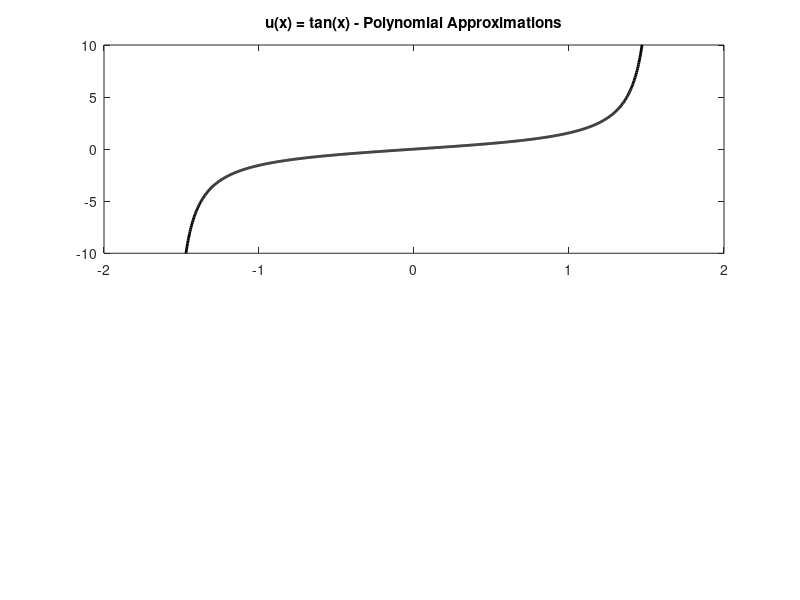

Source code (MATLAB): (Note: this script raises an error after producing the figure.)
function least_squares_tan_x()
    % Define the function
    u = @(x) tan(x);
    
    % Define the domain
    domain = [-pi/2, pi/2];
    
    % Define the degrees for approximation
    degrees = [2, 4, 6, 8];
    
    % Plot the function and its approximations
    plot_approximations(u, 'u(x) = tan(x)', domain, degrees);
    
    % Compute and display error metrics
    compute_error_metrics(u, domain, degrees);
end

function plot_approximations(f, f_name, domain, degrees)
    figure('Name', f_name, 'NumberTitle', 'off', 'Position', [100, 100, 1200, 800]);
    
    % Exclude the endpoints to avoid infinite values
    x = linspace(domain(1) + 0.01, domain(2) - 0.01, 1000);
    y = f(x);
    
    % Plot original function
    subplot(2, 1, 1);
    plot(x, y, 'k-', 'LineWidth', 2);
    hold on;
    title([f_name, ' - Polynomial Approximations']);
    ylim([-10, 10]);  % Limit y-axis for better visibility
    
    % Compute and plot polynomial approximations
    for n = degrees
        coeffs = least_squares_polynomial(f, domain(1), domain(2), n);
        y_approx = polyval(flip(coeffs), x);
        plot(x, y_approx, 'LineWidth', 1.5);
    end
    
    legend(['Original', arrayfun(@(n) ['n = ', num2str(n)], degrees, 'UniformOutput', false)]);
    hold off;
    
    % Plot original function
    subplot(2, 1, 2);
    plot(x, y, 'k-', 'LineWidth', 2);
    hold on;
    title([f_name, ' - Trigonometric Approximations']);
    ylim([-10, 10]);  % Limit y-axis for better visibility
    
    % Compute and plot trigonometric approximations
    for n = degrees
        coeffs = least_squares_trig(f, domain(1), domain(2), n);
        y_approx = trig_approx(coeffs, x, domain(1), domain(2));
        plot(x, y_approx, 'LineWidth', 1.5);
    end
    
    legend(['Original', arrayfun(@(n) ['n = ', num2str(n)], degrees, 'UniformOutput', false)]);
    hold off;
end

function coeffs = least_squares_polynomial(f, a, b, n)
    % Create the matrix A and vector b
    A = zeros(n+1, n+1);
    b = zeros(n+1, 1);
    
    for i = 1:n+1
        for j = 1:n+1
            A(i,j) = integral(@(x) x.^(i+j-2), a, b);
        end
        b(i) = integral(@(x) f(x) .* x.^(i-1), a, b, 'ArrayValued', true);
    end
    
    % Solve the system Ax = b
    coeffs = A \ b;
end

function coeffs = least_squares_trig(f, a, b, n)
    % Create the matrix A and vector b
    A = zeros(2*n+1, 2*n+1);
    b = zeros(2*n+1, 1);
    
    L = (b - a) / 2;
    c = (a + b) / 2;
    
    for i = 1:2*n+1
        for j = 1:2*n+1
            if i == 1 && j == 1
                A(i,j) = 2*L;
            elseif i <= n+1 && j <= n+1
                A(i,j) = integral(@(x) cos((i-1)*pi*x/L) .* cos((j-1)*pi*x/L), -L, L);
            elseif i <= n+1 && j > n+1
                A(i,j) = integral(@(x) cos((i-1)*pi*x/L) .* sin((j-n-1)*pi*x/L), -L, L);
            elseif i > n+1 && j <= n+1
                A(i,j) = integral(@(x) sin((i-n-1)*pi*x/L) .* cos((j-1)*pi*x/L), -L, L);
            else
                A(i,j) = integral(@(x) sin((i-n-1)*pi*x/L) .* sin((j-n-1)*pi*x/L), -L, L);
            end
        end
        
        if i == 1
            b(i) = integral(@(x) f(x+c), -L+0.01, L-0.01, 'ArrayValued', true);
        elseif i <= n+1
            b(i) = integral(@(x) f(x+c) .* cos((i-1)*pi*x/L), -L+0.01, L-0.01, 'ArrayValued', true);
        else
            b(i) = integral(@(x) f(x+c) .* sin((i-n-1)*pi*x/L), -L+0.01, L-0.01, 'ArrayValued', true);
        end
    end
    
    % Solve the system Ax = b
    coeffs = A \ b;
end

function y = trig_approx(coeffs, x, a, b)
    n = (length(coeffs) - 1) / 2;
    L = (b - a) / 2;
    c = (a + b) / 2;
    x_shifted = x - c;
    
    y = coeffs(1) / 2;
    for k = 1:n
        y = y + coeffs(k+1) * cos(k*pi*x_shifted/L) + coeffs(n+k+1) * sin(k*pi*x_shifted/L);
    end
end

function compute_error_metrics(f, domain, degrees)
    % Exclude the endpoints to avoid infinite values
    x = linspace(domain(1) + 0.01, domain(2) - 0.01, 1000);
    y = f(x);
    
    fprintf('Error Metrics:\n');
    fprintf('%-10s %-15s %-15s %-15s %-15s\n', 'n', 'Poly Max Error', 'Poly L2 Error', 'Trig Max Error', 'Trig L2 Error');
    
    for n = degrees
        % Polynomial approximation
        coeffs_poly = least_squares_polynomial(f, domain(1), domain(2), n);
        y_poly = polyval(flip(coeffs_poly), x);
        max_error_poly = max(abs(y - y_poly));
        l2_error_poly = sqrt(trapz(x, (y - y_poly).^2));
        
        % Trigonometric approximation
        coeffs_trig = least_squares_trig(f, domain(1), domain(2), n);
        y_trig = trig_approx(coeffs_trig, x, domain(1), domain(2));
        max_error_trig = max(abs(y - y_trig));
        l2_error_trig = sqrt(trapz(x, (y - y_trig).^2));
        
        fprintf('%-10d %-15.6e %-15.6e %-15.6e %-15.6e\n', n, max_error_poly, l2_error_poly, max_error_trig, l2_error_trig);
    end
end